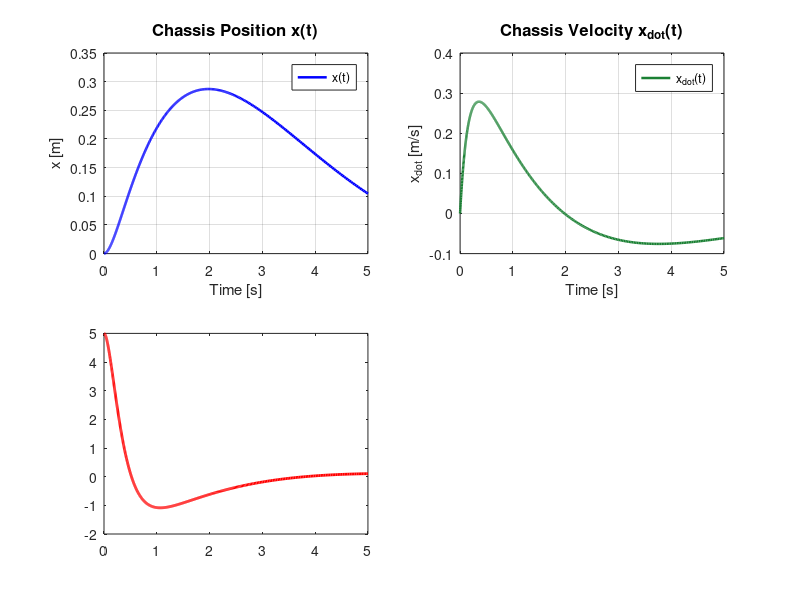

This figure's MATLAB source: (Note: this script raises an error after producing the figure.)
%% Four-Wheeled Inverted Pendulum - Closed-Loop Time-Domain Simulation
% STEP 4 of the robotics portfolio project.
%
% Pipeline implemented in this script:
%   INITIAL 5 DEG TILT -> LQR CONTROLLER -> CLOSED-LOOP SIMULATION
%   -> PENDULUM RETURNS TOWARD 0 DEG -> PLOT SYSTEM RESPONSE
%
% This script ONLY simulates the closed-loop linear system X_dot =
% (A - B*K)*X using the LQR gain K from Step 3, starting from a small
% initial pendulum tilt. No external disturbances, no Simulink model,
% and no animation are included here.

clear; clc; close all;

%% ------------------------------------------------------------------
%  1) PHYSICAL PARAMETERS (identical to Steps 2 and 3)
%  ------------------------------------------------------------------
M = 2.50;      % equivalent chassis/base mass [kg]
m = 0.50;      % pendulum mass [kg]
l = 0.375;     % pivot-to-CoM distance [m]
I = 0.015;     % pendulum moment of inertia about its own CoM [kg*m^2]
g = 9.81;      % gravitational acceleration [m/s^2]

%% ------------------------------------------------------------------
%  2) LINEARIZED STATE-SPACE MODEL (reconstructed from Step 2)
%     State vector: X = [x; x_dot; theta; theta_dot]
%     Model: X_dot = A*X + B*F
%  ------------------------------------------------------------------
D = M*(I + m*l^2) - (m*l)^2;

A = [ 0                       1   0                              0;
      0                       0   -(g*m^2*l^2)/D                 0;
      0                       0   0                              1;
      0                       0   (M*g*m*l)/D                    0 ];

B = [ 0;
      (m*l^2 + I)/D;
      0;
      -(m*l)/D ];

%% ------------------------------------------------------------------
%  3) LQR GAIN K (reconstructed from Step 3, same Q and R)
%  ------------------------------------------------------------------
Q = diag([1, 1, 100, 10]);   % heavy weight on theta, then theta_dot
R = 1;                       % moderate control-effort penalty
K = lqr(A, B, Q, R);

fprintf('=========================================================\n');
fprintf(' STEP 4: CLOSED-LOOP TIME-DOMAIN SIMULATION\n');
fprintf('=========================================================\n');
fprintf('LQR gain K = [%.4f, %.4f, %.4f, %.4f]\n\n', K(1), K(2), K(3), K(4));

%% ------------------------------------------------------------------
%  4) CLOSED-LOOP DYNAMICS
%     X_dot = (A - B*K)*X   (autonomous, no reference/disturbance input)
%  ------------------------------------------------------------------
A_cl = A - B*K;

%% ------------------------------------------------------------------
%  5) INITIAL CONDITIONS AND SIMULATION SETTINGS
%  ------------------------------------------------------------------
x0         = 0;                  % initial chassis position [m]
x_dot0     = 0;                  % initial chassis velocity [m/s]
theta0_deg = 5;                  % initial pendulum tilt [degrees]
theta0     = deg2rad(theta0_deg);% initial pendulum tilt [radians]
theta_dot0 = 0;                  % initial pendulum angular velocity [rad/s]

X0 = [x0; x_dot0; theta0; theta_dot0];

tSpan = [0 5];   % simulate for approximately 5 seconds

fprintf('Initial conditions:\n');
fprintf('  x(0)         = %.4f m\n', x0);
fprintf('  x_dot(0)     = %.4f m/s\n', x_dot0);
fprintf('  theta(0)     = %.2f deg (%.4f rad)\n', theta0_deg, theta0);
fprintf('  theta_dot(0) = %.4f rad/s\n\n', theta_dot0);

%% ------------------------------------------------------------------
%  6) NUMERICAL INTEGRATION USING ode45
%  ------------------------------------------------------------------
odeOptions = odeset('RelTol', 1e-9, 'AbsTol', 1e-9);
closedLoopODE = @(t, X) A_cl * X;
[tSim, XSim] = ode45(closedLoopODE, tSpan, X0, odeOptions);

%% ------------------------------------------------------------------
%  7) RECOVER THE CONTROL FORCE F(t) = -K*X(t) ALONG THE TRAJECTORY
%  ------------------------------------------------------------------
FSim = -(K * XSim.').';   % F(t) evaluated at every simulated time step

%% ------------------------------------------------------------------
%  8) EXTRACT STATE HISTORIES FOR PLOTTING
%  ------------------------------------------------------------------
xHist         = XSim(:,1);            % chassis position [m]
xDotHist      = XSim(:,2);            % chassis velocity [m/s]
thetaHistDeg  = rad2deg(XSim(:,3));   % pendulum angle [deg]
thetaDotHist  = XSim(:,4);            % pendulum angular velocity [rad/s]

%% ------------------------------------------------------------------
%  9) SUMMARY METRICS
%  ------------------------------------------------------------------
initialAngleDeg = thetaHistDeg(1);
finalAngleDeg   = thetaHistDeg(end);
maxAbsAngleDeg  = max(abs(thetaHistDeg));
maxAbsForce     = max(abs(FSim));
finalPosition   = xHist(end);

fprintf('---------------------------------------------------------\n');
fprintf(' SIMULATION RESULTS SUMMARY\n');
fprintf('---------------------------------------------------------\n');
fprintf('Initial pendulum angle       : %.4f deg\n', initialAngleDeg);
fprintf('Final pendulum angle         : %.6f deg\n', finalAngleDeg);
fprintf('Maximum absolute angle       : %.4f deg\n', maxAbsAngleDeg);
fprintf('Maximum absolute control F   : %.4f N\n', maxAbsForce);
fprintf('Final chassis position       : %.6f m\n\n', finalPosition);

%% ------------------------------------------------------------------
%  10) AUTOMATIC VERIFICATION CHECKS
%  ------------------------------------------------------------------
fprintf('---------------------------------------------------------\n');
fprintf(' AUTOMATIC CHECKS\n');
fprintf('---------------------------------------------------------\n');

% Check 1: pendulum angle should trend toward zero (compare early vs
% late portion of the simulation using the mean absolute angle).
nPts = numel(thetaHistDeg);
earlyWindow = 1:max(1, round(0.1*nPts));
lateWindow  = round(0.8*nPts):nPts;
meanAbsEarly = mean(abs(thetaHistDeg(earlyWindow)));
meanAbsLate  = mean(abs(thetaHistDeg(lateWindow)));
convergesTowardZero = meanAbsLate < meanAbsEarly;
fprintf('Check 1 (angle converges toward zero over time):    %s\n', mat2str(convergesTowardZero));
fprintf('         mean|theta| early = %.4f deg, late = %.6f deg\n', meanAbsEarly, meanAbsLate);

% Check 2: final angle sufficiently close to zero. The tolerance is defined
% relative to the initial tilt (settling band of 5% of the initial 5 deg)
% rather than a fixed absolute value, because the slowest closed-loop mode
% (lambda ~ -0.47, time constant ~2.1 s) has not fully decayed by t = 5 s.
angleTolDeg = max(0.1, 0.05 * theta0_deg);
finalAngleNearZero = abs(finalAngleDeg) < angleTolDeg;
fprintf('Check 2 (final angle within %.3f deg, i.e. 5%% of initial tilt): %s\n', angleTolDeg, mat2str(finalAngleNearZero));

% Check 3: simulation remains numerically stable (no NaN/Inf states)
simIsFinite = all(isfinite(XSim(:)));
fprintf('Check 3 (all simulated states finite, no NaN/Inf):   %s\n', mat2str(simIsFinite));

% Check 4: control input is finite for the entire simulation
forceIsFinite = all(isfinite(FSim));
fprintf('Check 4 (control force F(t) finite for all t):      %s\n', mat2str(forceIsFinite));

allChecksPassed = convergesTowardZero && finalAngleNearZero && simIsFinite && forceIsFinite;
fprintf('\n');
if allChecksPassed
    fprintf('ALL AUTOMATIC CHECKS PASSED.\n');
else
    fprintf('WARNING: One or more checks failed. Review the simulation.\n');
end
fprintf('\n');

%% ------------------------------------------------------------------
%  11) FIGURE: FOUR-PANEL CLOSED-LOOP RESPONSE PLOT
%  ------------------------------------------------------------------
fig = figure('Color', 'w', 'Position', [80 60 1100 850]);

% --- Plot 1: chassis position x(t) ---
subplot(2,2,1);
plot(tSim, xHist, 'b-', 'LineWidth', 1.8);
grid on;
title('Chassis Position x(t)', 'FontSize', 12, 'FontWeight', 'bold');
xlabel('Time [s]'); ylabel('x [m]');
legend('x(t)', 'Location', 'best');

% --- Plot 2: chassis velocity x_dot(t) ---
subplot(2,2,2);
plot(tSim, xDotHist, 'Color', [0.1 0.5 0.2], 'LineWidth', 1.8);
grid on;
title('Chassis Velocity x_{dot}(t)', 'FontSize', 12, 'FontWeight', 'bold');
xlabel('Time [s]'); ylabel('x_{dot} [m/s]');
legend('x_{dot}(t)', 'Location', 'best');

% --- Plot 3: pendulum angle theta(t), highlighting convergence to 0 ---
subplot(2,2,3);
plot(tSim, thetaHistDeg, 'r-', 'LineWidth', 2.0); hold on;
yline(0, 'k--', 'LineWidth', 1.2);
grid on;
title('Pendulum Angle \theta(t)', 'FontSize', 12, 'FontWeight', 'bold');
xlabel('Time [s]'); ylabel('\theta [deg]');
legend('\theta(t)', 'Upright (0 deg)', 'Location', 'best');

% --- Plot 4: control force F(t) ---
subplot(2,2,4);
plot(tSim, FSim, 'Color', [0.55 0.2 0.65], 'LineWidth', 1.8);
grid on;
title('Control Force F(t)', 'FontSize', 12, 'FontWeight', 'bold');
xlabel('Time [s]'); ylabel('F [N]');
legend('F(t) = -K X(t)', 'Location', 'best');

sgtitle('Four-Wheeled Inverted Pendulum - LQR Closed-Loop Response (5 deg initial tilt)', ...
    'FontSize', 14, 'FontWeight', 'bold');

%% ------------------------------------------------------------------
%% ------------------------------------------------------------------
%  12) SAVE FIGURE AND DATA
%  ------------------------------------------------------------------

% Project root = one level above the matlab folder
projectRoot = fileparts(fileparts(mfilename('fullpath')));

% Save Step 4 results in the organized results folder
resultsDir = fullfile(projectRoot, 'results', '04_lqr_simulation');

if ~exist(resultsDir, 'dir')
    mkdir(resultsDir);
end

figFile = fullfile(resultsDir, 'four_wheeled_inverted_pendulum_lqr_response.png');
exportgraphics(fig, figFile, 'Resolution', 200);
fprintf('Figure saved to: %s\n', figFile);

matFile = fullfile(resultsDir, 'four_wheeled_inverted_pendulum_lqr_response.mat');
save(matFile, 'tSim', 'XSim', 'FSim', 'K', 'A', 'B', 'A_cl', 'Q', 'R', ...
    'theta0_deg', 'initialAngleDeg', 'finalAngleDeg', 'maxAbsAngleDeg', ...
    'maxAbsForce', 'finalPosition');
fprintf('Simulation data saved to: %s\n', matFile);
